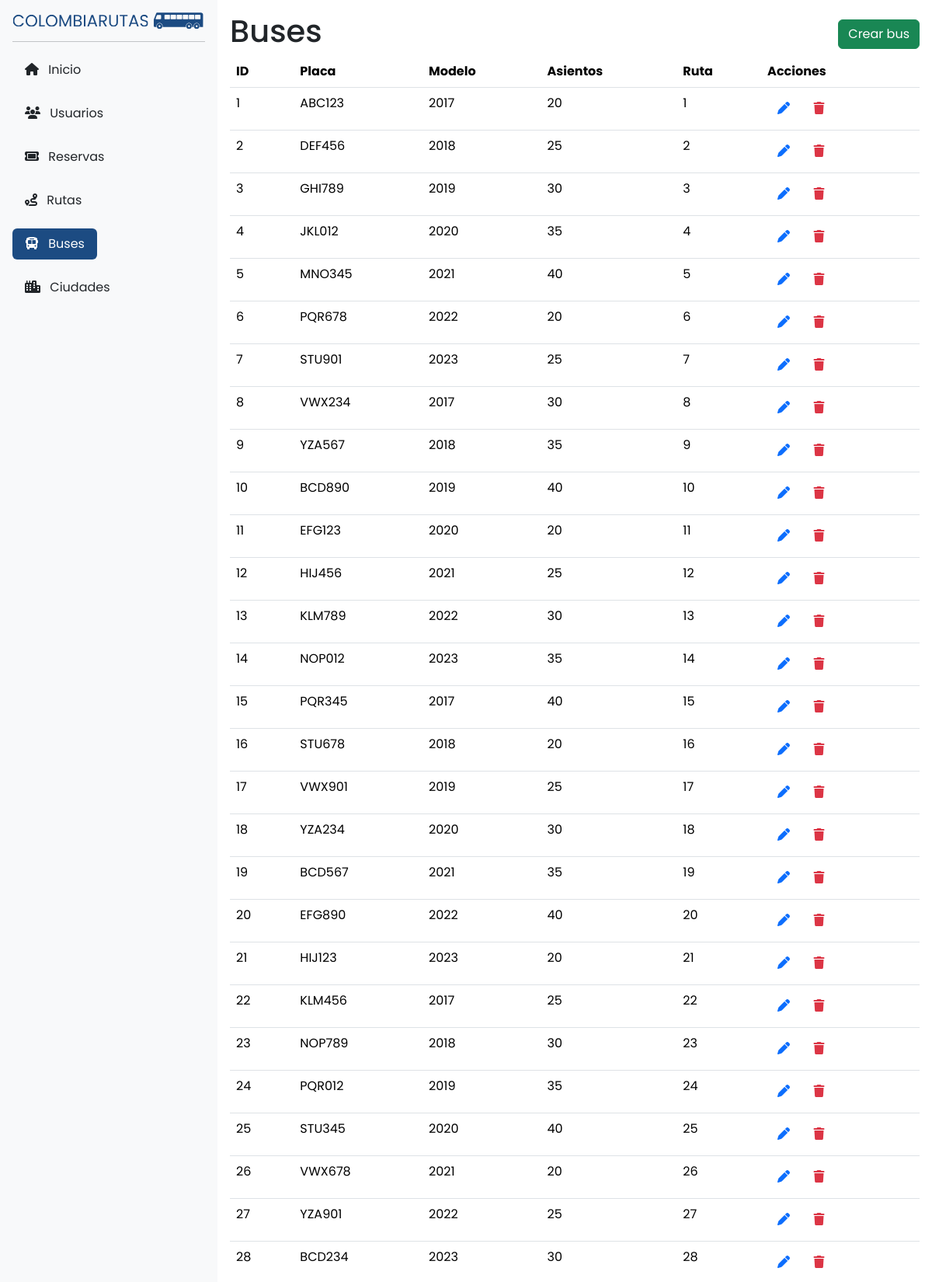
The app's page /admin.php?p=buses (signed in, upper part) with its own data.
### tables this page shows
CREATE TABLE `buses` (
  `ID_bus` int(11) NOT NULL,
  `Numero_placa` varchar(20) DEFAULT NULL,
  `Modelo_bus` varchar(4) DEFAULT NULL,
  `Capacidad_asientos` int(11) DEFAULT NULL,
  `ID_ruta` int(11) DEFAULT NULL
);

### modules/funciones.php (called while the page is built, shortened)
<?php
    function ejecutarConsulta($query) {
        $host = 'localhost';
        $usuario = 'root';
        $contrasena = '';
        $base_de_datos = 'colombia_transporte';
        $conexionDB = mysqli_connect($host, $usuario, $contrasena, $base_de_datos);
        $resultado = mysqli_query($conexionDB, $query);
        return $resultado;
    }
?>

### pages/buses.php (the view, shortened to what this page needs)
<?php
    $buses = ejecutarConsulta("SELECT * FROM buses");
?>
<section>
    <header class="d-flex align-items-center justify-content-between shadow-none p-0">
        <h1><?= $modulo == 'leer' ? 'Buses' : 'Crear bus' ?></h1>
        <?php if ($modulo == 'leer'): ?>
            <a class="btn btn-success" href="?p=buses&modulo=crear">Crear bus</a>
        <?php else:?>
            <a class="btn btn-secondary" href="?p=buses">Volver</a>
        <?php endif ?>
    </header>
    <article>
        <?php if($modulo == 'leer'):?>
            <table class="table">
                <thead class="thead-light">
                    <tr>
                        <th>ID</th>
                        <th>Placa</th>
                        <th>Modelo</th>
                        <th>Asientos</th>
                        <th>Ruta</th>
                        <th>Acciones</th>
                    </tr>
                </thead>
                <tbody>
                    <?php while ($bus = mysqli_fetch_assoc($buses)):?>
                        <tr>
                            <td><?=$bus["ID_bus"]?></td>
                            <td><?=$bus["Numero_placa"]?></td>
                            <td><?=$bus["Modelo_bus"]?></td>
                            <td><?=$bus["Capacidad_asientos"]?></td>
                            <td><?=$bus["ID_ruta"]?></td>
                            <td>
                                <a class="btn text-primary" href="?p=buses&modulo=editar&id=<?=$bus["ID_bus"]?>"><i class="fa fa-pen"></i></a>
                                <button class="btn text-danger" onclick="eliminarbus('buses', <?= $bus["ID_bus"] ?>)"><i class="fa fa-trash"></i></button>
                            </td>
                        </tr>
                    <?php endwhile; ?>
                </tbody>
            </table>
        <?php endif; ?>
    </article>
</section>

### css/estilos.css (style rules this page uses)
:root { --colorPrincipal: #1C4B82; --colorPrincipalTransparente: #1c4c8250; }
* { font-family: 'Poppins', sans-serif; margin: 0; padding: 0; box-sizing: border-box; }
header { padding: 2em; box-shadow: 0 0 .5em var(--colorPrincipalTransparente); }

### records on screen
buses: ID_bus "1", Numero_placa "ABC123", Modelo_bus "2017", Capacidad_asientos "20", ID_ruta "1"
buses: ID_bus "2", Numero_placa "DEF456", Modelo_bus "2018", Capacidad_asientos "25", ID_ruta "2"
buses: ID_bus "3", Numero_placa "GHI789", Modelo_bus "2019", Capacidad_asientos "30", ID_ruta "3"
buses: ID_bus "4", Numero_placa "JKL012", Modelo_bus "2020", Capacidad_asientos "35", ID_ruta "4"
buses: ID_bus "5", Numero_placa "MNO345", Modelo_bus "2021", Capacidad_asientos "40", ID_ruta "5"
buses: ID_bus "6", Numero_placa "PQR678", Modelo_bus "2022", Capacidad_asientos "20", ID_ruta "6"
buses: ID_bus "7", Numero_placa "STU901", Modelo_bus "2023", Capacidad_asientos "25", ID_ruta "7"
buses: ID_bus "8", Numero_placa "VWX234", Modelo_bus "2017", Capacidad_asientos "30", ID_ruta "8"
buses: ID_bus "9", Numero_placa "YZA567", Modelo_bus "2018", Capacidad_asientos "35", ID_ruta "9"
buses: ID_bus "10", Numero_placa "BCD890", Modelo_bus "2019", Capacidad_asientos "40", ID_ruta "10"
buses: ID_bus "11", Numero_placa "EFG123", Modelo_bus "2020", Capacidad_asientos "20", ID_ruta "11"
buses: ID_bus "12", Numero_placa "HIJ456", Modelo_bus "2021", Capacidad_asientos "25", ID_ruta "12"
buses: ID_bus "13", Numero_placa "KLM789", Modelo_bus "2022", Capacidad_asientos "30", ID_ruta "13"
buses: ID_bus "14", Numero_placa "NOP012", Modelo_bus "2023", Capacidad_asientos "35", ID_ruta "14"
buses: ID_bus "15", Numero_placa "PQR345", Modelo_bus "2017", Capacidad_asientos "40", ID_ruta "15"
buses: ID_bus "16", Numero_placa "STU678", Modelo_bus "2018", Capacidad_asientos "20", ID_ruta "16"
buses: ID_bus "17", Numero_placa "VWX901", Modelo_bus "2019", Capacidad_asientos "25", ID_ruta "17"
buses: ID_bus "18", Numero_placa "YZA234", Modelo_bus "2020", Capacidad_asientos "30", ID_ruta "18"
buses: ID_bus "19", Numero_placa "BCD567", Modelo_bus "2021", Capacidad_asientos "35", ID_ruta "19"
buses: ID_bus "20", Numero_placa "EFG890", Modelo_bus "2022", Capacidad_asientos "40", ID_ruta "20"
buses: ID_bus "21", Numero_placa "HIJ123", Modelo_bus "2023", Capacidad_asientos "20", ID_ruta "21"
buses: ID_bus "22", Numero_placa "KLM456", Modelo_bus "2017", Capacidad_asientos "25", ID_ruta "22"
buses: ID_bus "23", Numero_placa "NOP789", Modelo_bus "2018", Capacidad_asientos "30", ID_ruta "23"
buses: ID_bus "24", Numero_placa "PQR012", Modelo_bus "2019", Capacidad_asientos "35", ID_ruta "24"
buses: ID_bus "25", Numero_placa "STU345", Modelo_bus "2020", Capacidad_asientos "40", ID_ruta "25"
buses: ID_bus "26", Numero_placa "VWX678", Modelo_bus "2021", Capacidad_asientos "20", ID_ruta "26"
buses: ID_bus "27", Numero_placa "YZA901", Modelo_bus "2022", Capacidad_asientos "25", ID_ruta "27"
buses: ID_bus "28", Numero_placa "BCD234", Modelo_bus "2023", Capacidad_asientos "30", ID_ruta "28"
